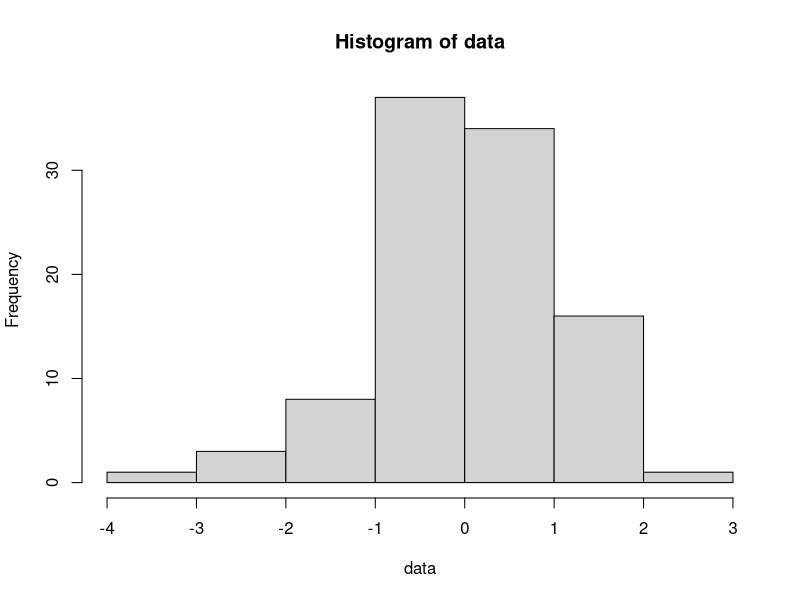

Reproduce this figure in R.
## ---- chunk 1
knitr::opts_chunk$set(
  fig.path = "images/"
)
## ---- chunk 2
data <- rnorm(100)
summary(data)
hist(data)
